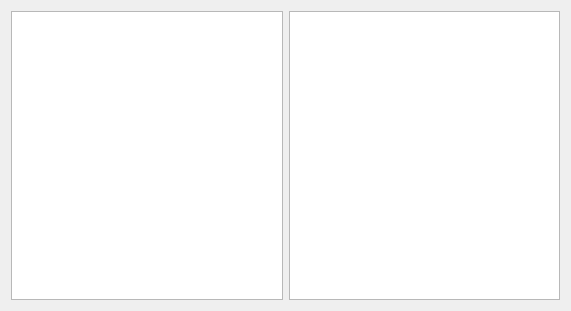
<?xml version="1.0" encoding="UTF-8"?>
<ui version="4.0">
 <class>Widget</class>
 <widget class="QWidget" name="Widget">
  <property name="geometry">
   <rect>
    <x>0</x>
    <y>0</y>
    <width>571</width>
    <height>311</height>
   </rect>
  </property>
  <property name="windowTitle">
   <string>Widget</string>
  </property>
  <layout class="QHBoxLayout" name="horizontalLayout">
   <item>
    <widget class="QTreeView" name="treeView"/>
   </item>
   <item>
    <widget class="QListView" name="listView"/>
   </item>
  </layout>
 </widget>
 <resources/>
 <connections/>
</ui>
